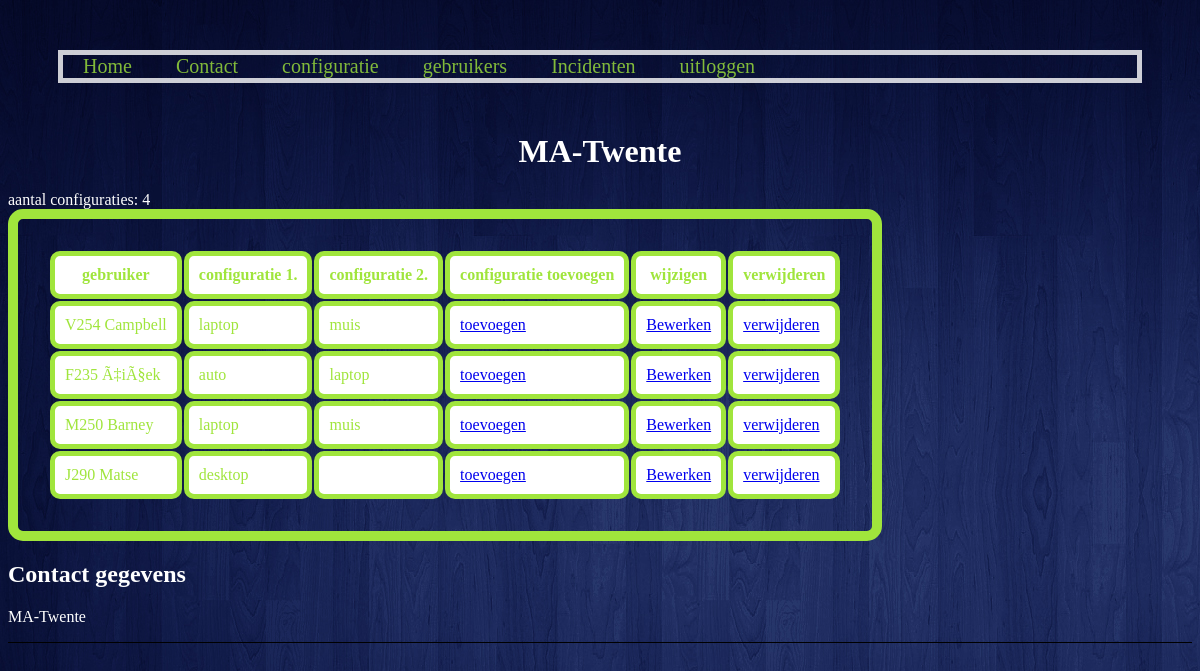
Screenshot of /index.php?page=configuratie (signed in) with the database file from the repository.
### tables this page shows
CREATE TABLE `configuratie` (
  `id` int(11) NOT NULL,
  `gebruikersid` int(11) NOT NULL,
  `config1` longtext NOT NULL,
  `config2` longtext NOT NULL
);

CREATE TABLE `users` (
  `user_id` int(11) NOT NULL,
  `username` varchar(32) NOT NULL,
  `password` varchar(32) NOT NULL,
  `achternaam` varchar(32) NOT NULL,
  `afdeling` text NOT NULL,
  `intern_tel` varchar(3) NOT NULL
);

### configuratie.php (the view, shortened to what this page needs)
<?php
	$conn = mysqli_connect('localhost','root','','twente') or die('kan geen verbinding maken');
	if ($conn) {
		$sql = "SELECT * FROM configuratie,users
		WHERE configuratie.gebruikersid = users.user_id";
		$result = mysqli_query($conn,$sql);
		$aantal = mysqli_num_rows($result);
		echo "aantal configuraties: ".$aantal;
		echo "<table class='table'>
				<tr>
					<th>gebruiker</th>
					<th>configuratie 1.</th>
					<th>configuratie 2.</th>";
				if (isset($_SESSION['ingelogd'])) {
					print <<<END
					<th>configuratie toevoegen</th>
					<th>wijzigen</th>
					<th>verwijderen</th>
END;
					}
		while ($row = mysqli_fetch_assoc($result)) {
			echo
			"<tr>
				<td>" .$row['username']. " ".$row['achternaam'].  "</td>
				<td>" .$row['config1']."</td>
				<td>" .$row['config2']."</td>";
	if (isset($_SESSION['ingelogd'])) {
						$id = $row['user_id'];
						print <<<END
						<td><a href='index.php?page=toevoegen1&gebruikersId={$id}'>toevoegen</a></td>
END;
						$id = $row['id'];
						print <<<END
						<td><a href="index.php?page=bewerken1&configuratieId={$id}">Bewerken</a></td>
						<td><a href="index.php?page=configuratie&delete={$id}">verwijderen</a></td>
END;
		}
				echo "</tr>";
		}
	echo "</table>";
	}
?>

### index.php (shortened to what this page needs)
<!DOCTYPE html>
<html>
<head>
    <link rel="stylesheet" type="text/css" href="stijl.css">
    <nav>
        <a href="index.php?page=home">Home</a>
        <a href="index.php?page=contact">Contact</a>
            <?php
                if (isset($_SESSION['ingelogd'])) {
                    print '<a href="index.php?page=configuratie">configuratie</a>
                        <a href="index.php?page=gebruikers">gebruikers</a>
                        <a href="index.php?page=incidentenoverzicht">Incidenten</a>
                        <a href="index.php?logout=1">uitloggen</a>';
                }else {
                    print '<a href="index.php?page=inloggen">inloggen</a>';
                }
            ?>
    </nav>
</head>
<div style="color: white;">
<body>
    <center><h1>MA-Twente</h1></center>
<?php
    if (!isset($_GET['page'])) {
        include ("home.php");
    }else {
        include ($_GET['page'].'.php');
    }
?>
</body>
<footer>
    <h2>Contact gegevens</h2>
    <p>MA-Twente<br></p>
</footer>
</div>
</html>

### stijl.css (style rules this page uses)
nav { display: block; opacity: 0.8; border: 5px solid white; margin: 50px; }
nav a { color: #A0E53C; font-size: 20px; text-decoration: none; margin: 20px; }
body { background-image: url(img/achtergrond.jpg); }
footer { border-bottom: 1px solid black; }
::placeholder { text-align: center; color: white; }
th, td { background-color: white; border: 5px solid #A0E53C; border-radius: 10px; color: #A0E53C; padding: 10px; }
.table { border: 10px solid #A0E53C; border-radius: 15px; color: #A0E53C; padding: 30px; }

### rows the page displays
configuratie: users.username "V254", users.achternaam "Campbell", config1 "laptop", config2 "muis"
configuratie: users.username "F235", users.achternaam "Ã‡iÃ§ek", config1 "auto", config2 "laptop"
configuratie: users.username "M250", users.achternaam "Barney", config1 "laptop", config2 "muis"
configuratie: users.username "J290", users.achternaam "Matse", config1 "desktop"

### other values shown
$aantal "4"
